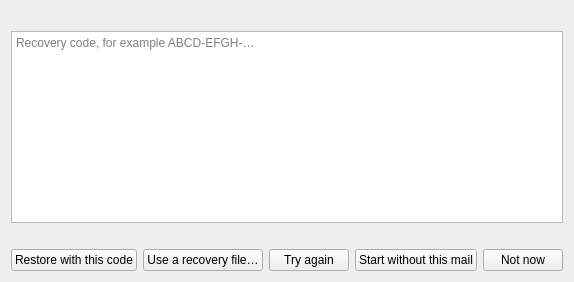
<?xml version="1.0" encoding="UTF-8"?>
<ui version="4.0">
 <class>UseRecoveryCode</class>
 <widget class="QWidget" name="UseRecoveryCode">
  <layout class="QVBoxLayout" name="layout">
   <item>
    <widget class="QLabel" name="explanation">
     <property name="wordWrap">
      <bool>true</bool>
     </property>
    </widget>
   </item>
   <item>
    <widget class="QPlainTextEdit" name="code">
     <property name="placeholderText">
      <string>Recovery code, for example ABCD-EFGH-…</string>
     </property>
    </widget>
   </item>
   <item>
    <widget class="QLabel" name="result">
     <property name="wordWrap">
      <bool>true</bool>
     </property>
    </widget>
   </item>
   <item>
    <layout class="QHBoxLayout" name="buttons" stretch="0,0,0,0,1,0">
     <item>
      <widget class="QPushButton" name="restoreWithCode">
       <property name="text">
        <string>Restore with this code</string>
       </property>
      </widget>
     </item>
     <item>
      <widget class="QPushButton" name="useFile">
       <property name="text">
        <string>Use a recovery file…</string>
       </property>
      </widget>
     </item>
     <item>
      <widget class="QPushButton" name="tryAgain">
       <property name="text">
        <string>Try again</string>
       </property>
      </widget>
     </item>
     <item>
      <widget class="QPushButton" name="startWithout">
       <property name="text">
        <string>Start without this mail</string>
       </property>
       <property name="toolTip">
        <string>Only for Local Folders kept on this computer whose key is gone and whose recovery code is lost</string>
       </property>
      </widget>
     </item>
     <item>
      <spacer name="buttonsMiddle">
       <property name="orientation">
        <enum>Qt::Horizontal</enum>
       </property>
       <property name="sizeType">
        <enum>QSizePolicy::Expanding</enum>
       </property>
       <property name="sizeHint" stdset="0">
        <size>
         <width>0</width>
         <height>0</height>
        </size>
       </property>
      </spacer>
     </item>
     <item>
      <widget class="QPushButton" name="notNow">
       <property name="text">
        <string>Not now</string>
       </property>
      </widget>
     </item>
    </layout>
   </item>
  </layout>
 </widget>
 <resources />
 <connections />
</ui>
